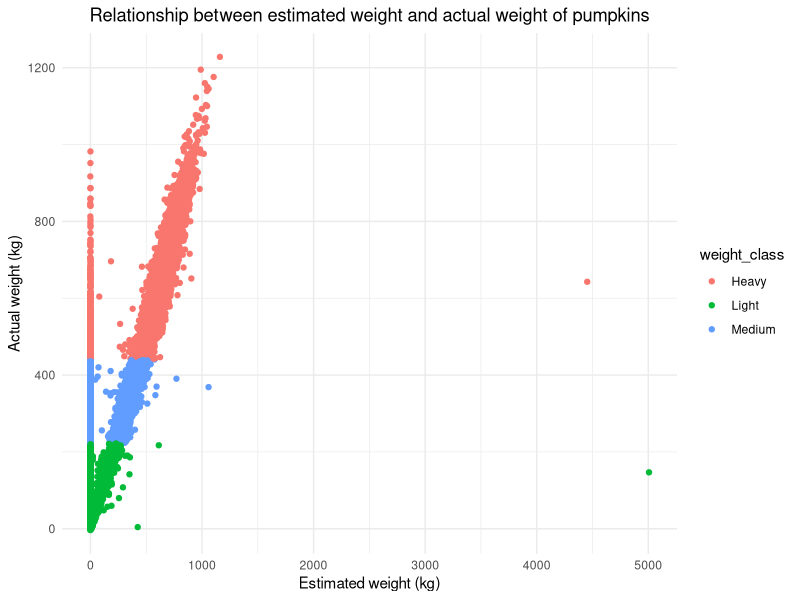

This chart was generated by the following R code: (Note: this script raises an error after producing the figure.)
#load packages
library(dplyr)
library(ggplot2)

#set working directory
setwd(getSrcDirectory(function(){})[1])

#read in pumpkin file
pumpkins <- read.csv("pumpkins_3.csv")

#identify the heaviest pumpkin
arranged_pumpkins <- arrange(pumpkins, desc(weight_lbs)) #sorts the pumpkins by weight

heaviest_pumpkin <- arranged_pumpkins[1,] #pick heaviest pumpkin

cat("The heaviest pumpkin was", heaviest_pumpkin$id, "in the year", substr(heaviest_pumpkin$id, 1, 4), "which was a", heaviest_pumpkin$variety, ".\n", 
    "It was from", heaviest_pumpkin$city, "in place", heaviest_pumpkin$place, "and weighed", heaviest_pumpkin$weight_lbs, "lb")

#convert lb to kg
pumpkins$weight_kg <- pumpkins$weight_lbs/2.2046

#add weight class
pumpkins$weight_class <- ifelse(ntile(pumpkins$weight_kg, 3) == 1, "Light",
                          ifelse(ntile(pumpkins$weight_kg, 3) == 2, "Medium",
                            ifelse(ntile(pumpkins$weight_kg, 3) == 3, "Heavy", "ERROR")))

#plot the relationship between estimated weight and actual weight
est_vs_actual_weight <- ggplot(pumpkins, aes(x = est_weight/2.2046, y = weight_kg, colour = weight_class)) +
  geom_point() +
  theme_minimal() +
  labs(x = "Estimated weight (kg)", 
       y = "Actual weight (kg)", 
       title = "Relationship between estimated weight and actual weight of pumpkins") +
  theme(plot.title = element_text(hjust = 0.5)) +
  guides(fill = FALSE)

#save graph
ggsave(est_vs_actual_weight, filename = "estimated_vs_actual_weight.jpeg", device = "jpeg")

#filter by country == UK, Australia or Canada
pumpkins_filtered <- pumpkins[pumpkins$country %in% c("UK", "Australia", "Canada"), ] 

#export filtered pumpkins
write.csv(pumpkins_filtered, "pumpkins_filtered.csv")

#create means for each country and arrange in descending order

means <- arrange(aggregate(weight_kg ~ country, data = pumpkins_filtered, FUN = mean), desc(weight_kg))

cat("The country with the highest mean was", means$country[1], "with a mean of", substr(means$weight_kg[1], 1, 6), "kg")

#each variety of pumpkin in each country

means <- arrange(aggregate(weight_kg ~ country + variety, data = pumpkins_filtered, FUN = mean), weight_kg)

cat("The lowest mean weight was the", means$variety[1], "in", means$country[1])

#create a boxplot
jpg

pumpkin_weight_distribution_per_country <- ggplot(pumpkins_filtered, aes(x = country, y = weight_kg, fill = country)) +
  geom_boxplot() +
  theme_minimal() +
  labs(x = "Country", 
       y = "Pumpkin weights", 
       title = "Pumpkin weight distributions per country") +
  theme(plot.title = element_text(hjust = 0.5)) +
  guides(fill = FALSE) #remove legend: unnecessary

#save graph
ggsave(pumpkin_weight_distribution_per_country, filename = "pumpkin_weight_per_country.jpeg", device = "jpeg")

#add pumpkin variety
pumpkin_weight_variety_country_plot <- ggplot(pumpkins_filtered, aes(x = country, y = weight_kg, fill = country)) +
  geom_boxplot() +
  theme_minimal() +
  labs(x = "Country", 
       y = "Pumpkin weights", 
       title = "Pumpkin weight distributions per country") +
  theme(plot.title = element_text(hjust = 0.5)) + #centre title
  guides(fill = FALSE) + #remove legend: unnecessary
  facet_wrap(~ variety)

ggsave(pumpkin_weight_variety_country_plot, filename = "pumpkin_weight_per_country_per_Variety.jpeg", device = "jpeg")
